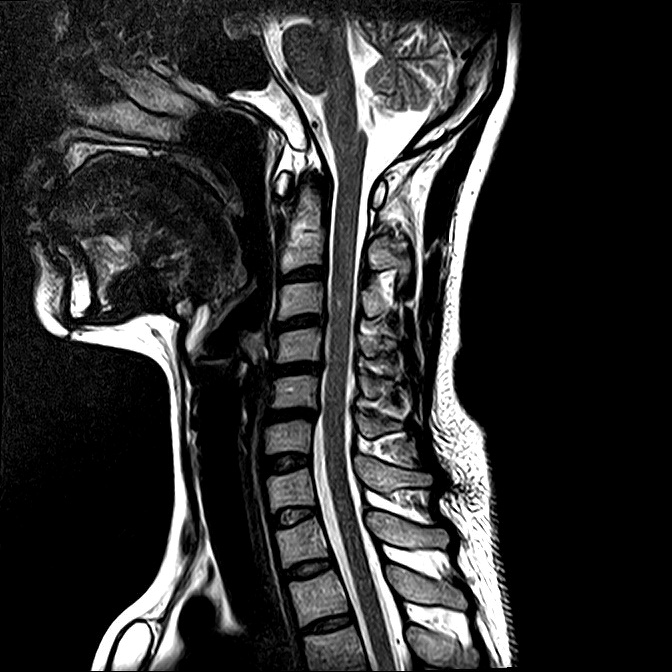
#> input picture TermProject/sample.jpg, 672 x 672 px
$ jupyter execute --allow-errors Untitled.ipynb   (older library calls are emulated)
#> lines starting #> are read from the running program, lines starting #| are printed output that depends on the picture
[cell 1]
import matplotlib.pyplot as plt
from cv2 import cv2
import numpy as np

KSIZE = 31


class GaborExtractor(object):
    def __init__(self):
        self.kernels = GaborExtractor.gabor_kernel()

    @staticmethod
    def convolution(image, filters):
        result = np.zeros_like(image, dtype=float)
        # Normalize images for better comparison.
        # image = (image - image.mean()) // image.std()
        for kern in filters:
            fimg = cv2.filter2D(image, cv2.CV_64FC3, kern)
            np.maximum(result, fimg, result)
        return result

    @staticmethod
    def gabor_kernel(S, K):
        """Return garbor kernels"""
        filters = np.zeros((S, K, KSIZE, KSIZE))
        # define the range for theta and nu
        mu = 0
        for theta in np.arange(np.pi, 0, -np.pi/S):
            for nu in range(0, K, 1):
                lambd = 4 * K / (nu + 1)
                omega = 2 * np.pi / lambd
                sigma = 3 * np.sqrt(2 * np.log(2)) / omega
                kern = cv2.getGaborKernel(
                    (KSIZE, KSIZE), sigma, theta, lambd, 0.5, 0, ktype=cv2.CV_64F)
                kern /= 4 * np.pi * (sigma**2)
                filters[mu][K - nu - 1] = kern
            mu += 1
        return filters

    def feature_from_image(self, image):

        # initializing the feature vector
        feat = []
        # calculating the local energy for each convolved image
        for j in range(40):
            res = GaborExtractor.convolution(image, self.kernels[j])
            feat.append(np.mean(res))
            feat.append(np.std(res))
        return np.array(feat)


s = 16
k = 5
sample_image = cv2.imread('sample.jpg', 0)
#> sample_image is the input picture: shape (672, 672); min 0, max 255, mean 47.5
garbor_kernels = GaborExtractor.gabor_kernel(s, k)
U_1 = [0, 1, 2, 3, 4, 5, 14, 15]
U_2 = [7, 8, 9, 10, 11]

convolution_U_1 = [GaborExtractor.convolution(sample_image, garbor_kernels[index]) for index in U_1]
#> the loop in convolution, `for kern in filters:` made 5 passes
#> in convolution (call 2), `result = np.zeros_like(image, dtype=float)`: result: shape (672, 672) float64; every value is 0
#> the loop in convolution (call 2), `for kern in filters:` made 5 passes
#> the loop in convolution (call 6), `for kern in filters:` made 5 passes
#> after the loop in convolution (call 6), `for kern in filters:`:
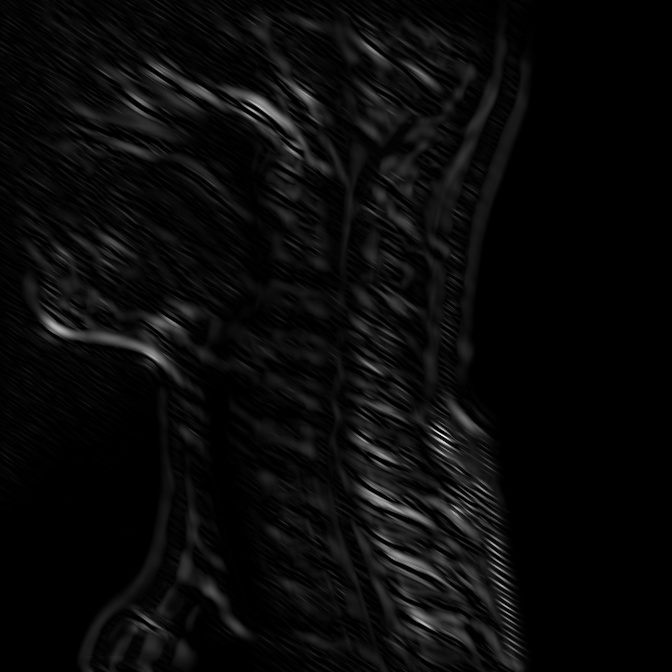
#> result: shape (672, 672) float64; min 0, max 32.49, mean 1.3; drawn with min black and max white
#> the loop in convolution (call 7), `for kern in filters:` made 5 passes
#> pass 1, in convolution (call 7), `fimg = cv2.filter2D(image, cv2.CV_64FC3, kern)`:
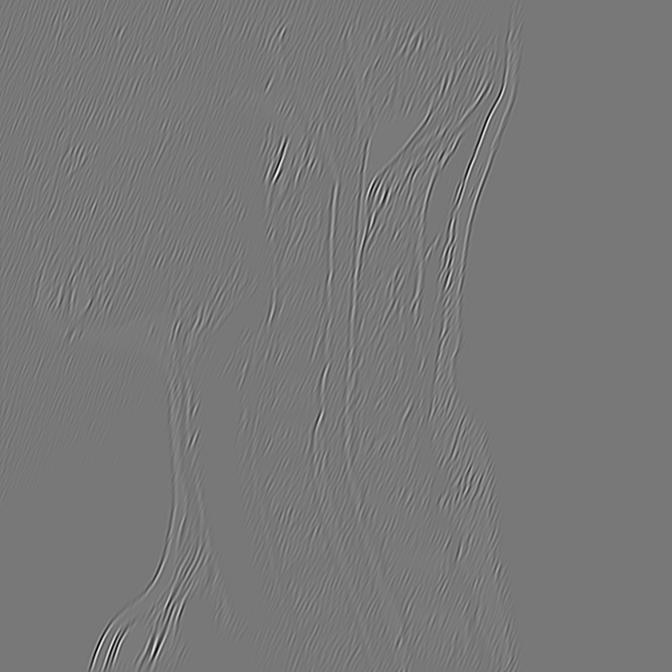
#> fimg: shape (672, 672) float64; min -23.9, max 26.82, mean 0.1; drawn with min black and max white
#> after the loop in convolution (call 7), `for kern in filters:`:
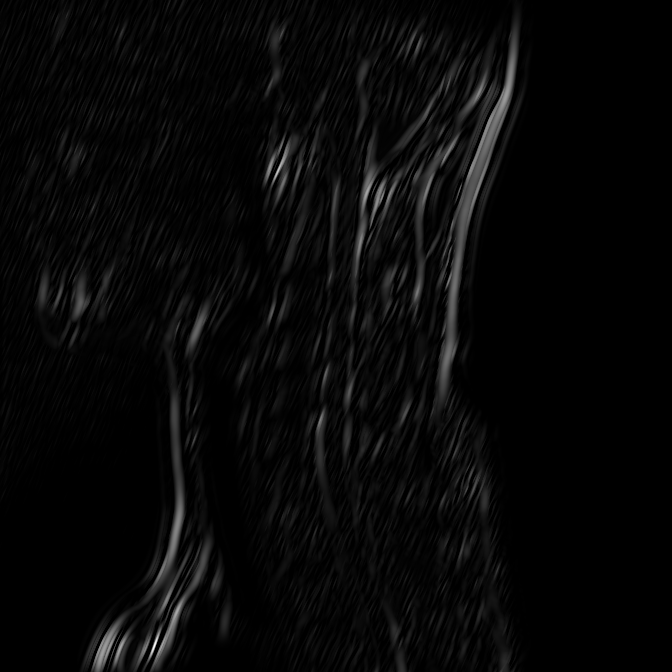
#> result: shape (672, 672) float64; min 0, max 44.46, mean 1.4; drawn with min black and max white
#> the loop in convolution (call 8), `for kern in filters:` made 5 passes
#> after the loop in convolution (call 8), `for kern in filters:`:
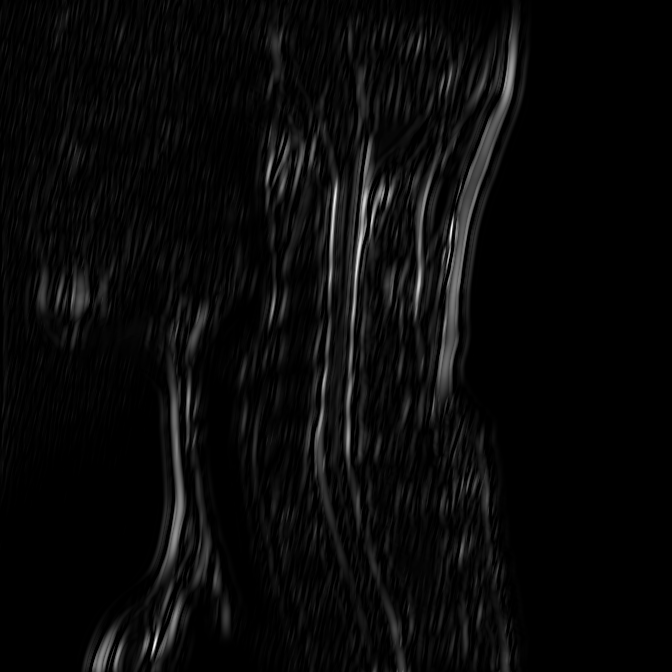
#> result: shape (672, 672) float64; min 0, max 42.97, mean 1.6; drawn with min black and max white
#> convolution_U_1 = 8 items
mean_U_1 = np.mean(np.array(convolution_U_1), axis=0)
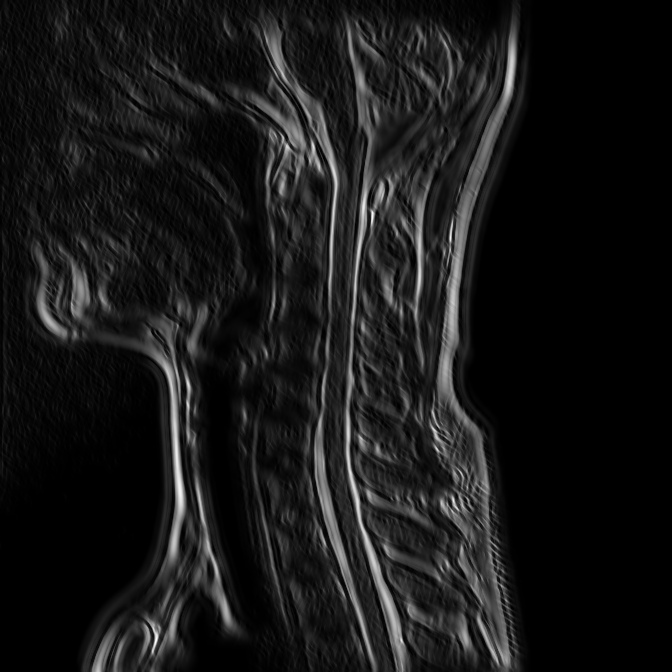
#> mean_U_1: shape (672, 672) float64; min 0, max 16.76, mean 1.56; drawn with min black and max white
convolution_U_2 = [GaborExtractor.convolution(sample_image, garbor_kernels[index]) for index in U_2]
#> the loop in convolution (call 9), `for kern in filters:` made 5 passes
#> pass 1, in convolution (call 9), `fimg = cv2.filter2D(image, cv2.CV_64FC3, kern)`:
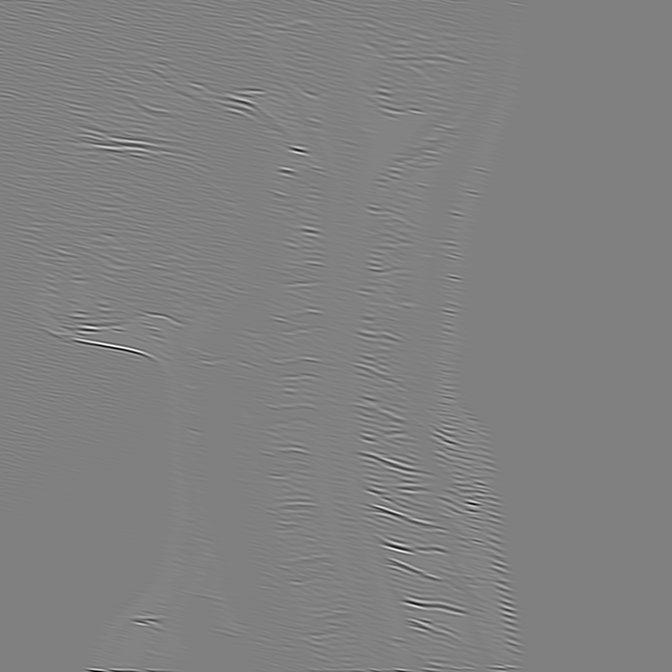
#> fimg: shape (672, 672) float64; min -20.37, max 20.16, mean 0.1; drawn with min black and max white
#> after the loop in convolution (call 9), `for kern in filters:`:
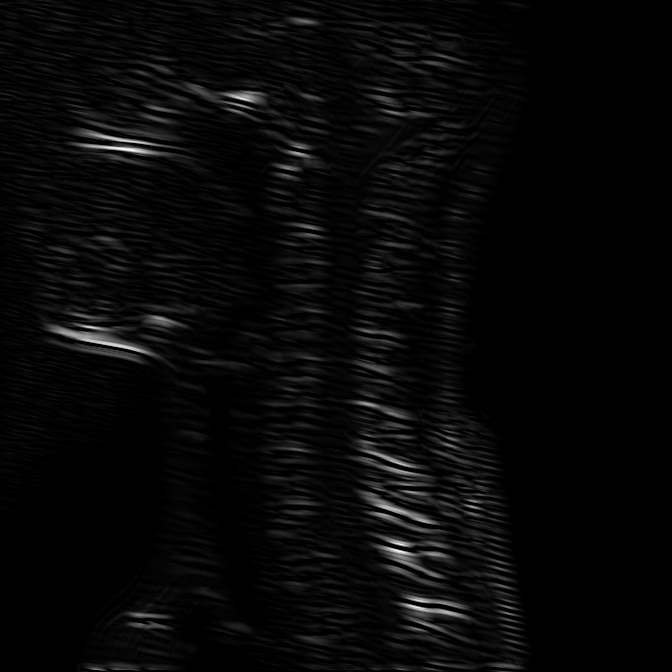
#> result: shape (672, 672) float64; min 0, max 27.87, mean 0.9; drawn with min black and max white
#> the loop in convolution (call 10), `for kern in filters:` made 5 passes
#> after the loop in convolution (call 10), `for kern in filters:`:
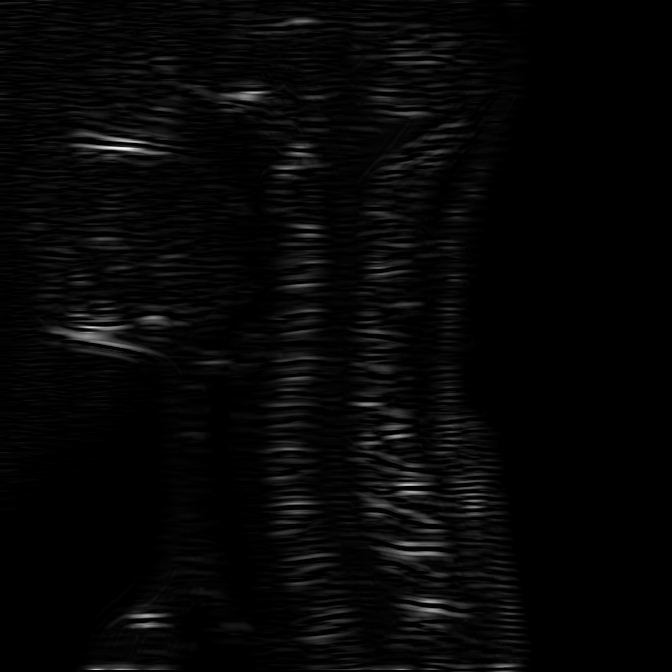
#> result: shape (672, 672) float64; min 0, max 31.87, mean 0.8; drawn with min black and max white
#> the loop in convolution (call 11), `for kern in filters:` made 5 passes
#> after the loop in convolution (call 11), `for kern in filters:`:
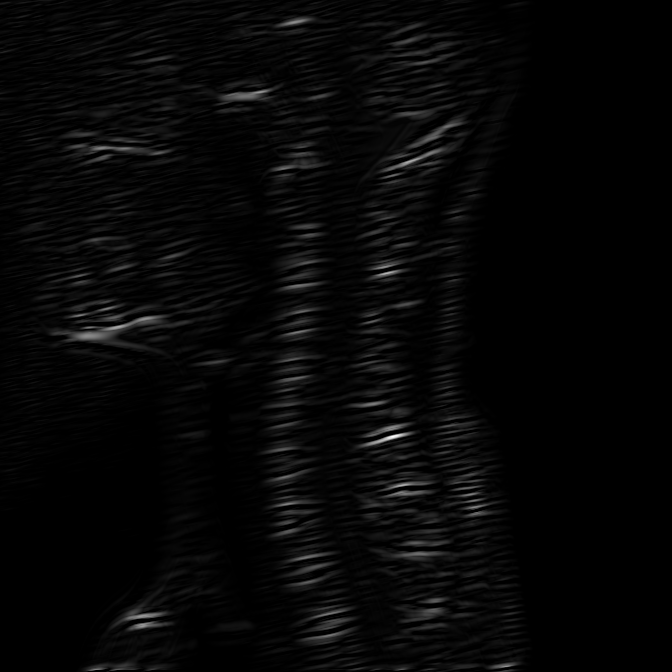
#> result: shape (672, 672) float64; min 0, max 30.12, mean 0.8; drawn with min black and max white
#> the loop in convolution (call 12), `for kern in filters:` made 5 passes
#> pass 1, in convolution (call 12), `fimg = cv2.filter2D(image, cv2.CV_64FC3, kern)`:
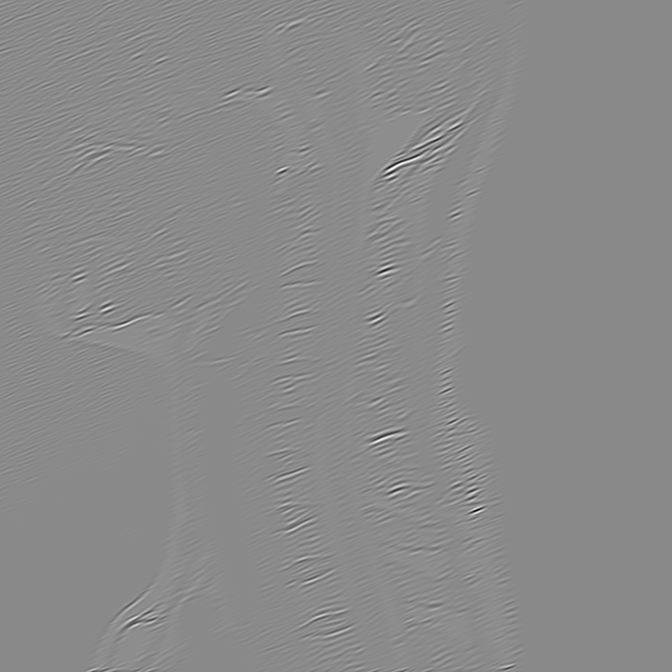
#> fimg: shape (672, 672) float64; min -19.31, max 16.43, mean 0.0926; drawn with min black and max white
#> convolution_U_2 = 5 items
mean_U_2 = np.mean(np.array(convolution_U_2), axis=0)

g_spine = mean_U_1 - mean_U_2
result = np.zeros_like(g_spine, dtype=float)
np.maximum(result, g_spine, result)
